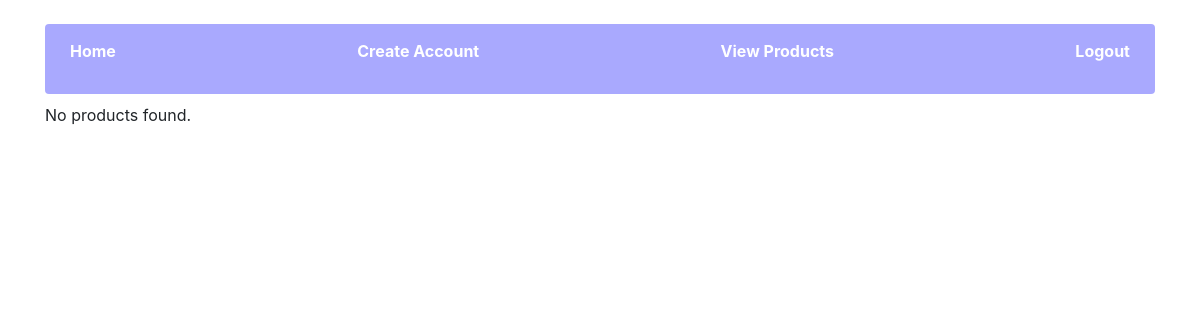
Page /products (signed in) on the earlier database version.
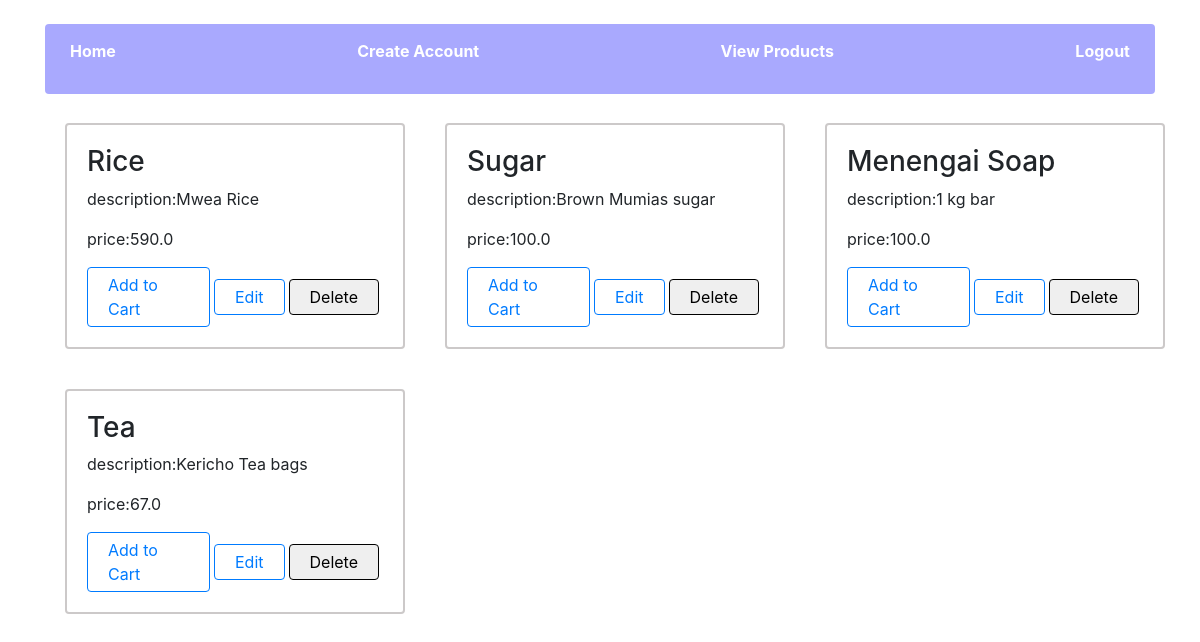
Same page on the later database version.
### store_manager/models.py (models this page shows)
class Products(db.Model):
    id = db.Column(db.Integer, primary_key=True)
    name = db.Column(db.String(20), unique=True, nullable=False)
    price = db.Column(db.Float, nullable=False)
    description = db.Column(db.String(200), nullable=False)

### store_manager/views.py (the view)
@views.route('/products', methods=['GET'])
@login_required
def products():
    products = Products.query.all()
    return render_template('products.html', products=products, user=current_user)

### store_manager/__init__.py (called while the page is built)
def create_app():
    app = Flask(__name__)
    app.config['SECRET_KEY'] = 'thisissecret'
    app.config['SQLALCHEMY_DATABASE_URI'] = f'sqlite:/// {DB_NAME}'
    app.config['SQLALCHEMY_TRACK_MODIFICATIONS'] = False
    db.init_app(app)
    from .views import views
    from .auth import auth
    app.register_blueprint(views)
    app.register_blueprint(auth)
    from .models import User, Products
    create_database(app)
    login_manager = LoginManager()
    login_manager.login_view = 'auth.login'
    login_manager.init_app(app)
    @login_manager.user_loader
    def load_user(user_id):
        return User.query.get(int(user_id))
    return app

### store_manager/templates/products.html
{% extends "base.html" %}
{% block body%}
<div class="container-products">
{% if products %}
{% for product in products %}
<div class="product">
    <div class="container-products">
        <div class="container-products-individual">
         <h3>{{ product.name }}</h3>
         <p><span>description</span>:{{ product.description }}</p>
         <p><span>price</span>:{{ product.price }}</p>
         <div class="products-links">
             <a href="#" class="a-products">Add to Cart</a>
             <a href="#" class="a-products">Edit</a>
            <button class=" a-products" onclick="deleteProduct({{ product.id}})">Delete</button>
         </div>
        </div>
    </div>
</div>
{% endfor %}
{% else %}
<p>No products found.</p>
{% endif %}
</div>
{% endblock %}

### store_manager/templates/base.html (shortened to what this page needs)
<!DOCTYPE html>
<html lang="en">
 <head>
    <link
    rel="stylesheet"
    href="https://stackpath.bootstrapcdn.com/bootstrap/4.4.1/css/bootstrap.min.css"
  />
  <link
    rel="stylesheet"
    href="https://stackpath.bootstrapcdn.com/font-awesome/4.7.0/css/font-awesome.min.css"
  />
  <link rel="stylesheet" href="{{url_for('static', filename='css/index.css')}}" />
</head>
<body>
 <div class="container my-4">
  <strong>
    <nav class="home-nav">
      <ul class="home-ul-nav">
        {% if user.is_authenticated %}
        <li>
          <a href="{{url_for('views.home')}}">Home</a>
        </li>
        <li>
          <a href="{{url_for('auth.create_account')}}">Create Account</a>
        </li>
        <li>
          <a href="{{url_for('views.products')}}"> View Products</a>
        </li>
        <li>
          <a href="{{url_for('auth.logout')}}">Logout</a>
        </li>
      {% endif %}
      </ul>
    </nav>
  </strong>
    {% block body %}   {% endblock %}
 </div>
</body>
</html>

### store_manager/static/css/index.css (style rules this page uses)
:root { --padding-divs:5px; --border-divs:1px solid #ccc; --border-radius:5px; --font-size:14px; }
.home-nav { margin-top: 20px; margin-bottom: 9px; padding:10px; background-color: rgb(169, 169, 254); border-radius: 4px; }
.home-ul-nav { list-style: none; padding:var(--padding-divs); display: flex; justify-content: space-between; align-items: center; }
.home-ul-nav li { margin: 0 10px; text-decoration: none; }
.home-ul-nav li a { text-decoration: none; color: white; }
.container-products { display: grid; grid-template-columns: auto auto auto; }
.container-products-individual { width: 340px; display: grid; align-items: center; margin: 20px; padding: 20px; border-radius: 4px; border: 2px solid rgb(204, 201, 201); }
.container-products-individual a { text-decoration: none; }
.products-links { display: flex; align-items: center; }
.a-products { text-decoration: none; padding: 5px 20px; border: 1px solid; border-radius: 4px; margin-right: 4px; }

Differences in the rows shown:
added Products: name "Rice", description "Mwea Rice", price "590.0"
added Products: name "Sugar", description "Brown Mumias sugar", price "100.0"
added Products: name "Menengai Soap", description "1 kg bar", price "100.0"
added Products: name "Tea", description "Kericho Tea bags", price "67.0"
Other differences:
text no longer shown: "No products found."
